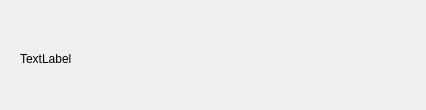
<?xml version="1.0" encoding="UTF-8"?>
<ui version="4.0">
 <class>Inform</class>
 <widget class="QWidget" name="Inform">
  <property name="geometry">
   <rect>
    <x>0</x>
    <y>0</y>
    <width>426</width>
    <height>110</height>
   </rect>
  </property>
  <property name="windowTitle">
   <string>Form</string>
  </property>
  <widget class="QLabel" name="informl">
   <property name="geometry">
    <rect>
     <x>20</x>
     <y>50</y>
     <width>451</width>
     <height>17</height>
    </rect>
   </property>
   <property name="text">
    <string>TextLabel</string>
   </property>
  </widget>
 </widget>
 <resources/>
 <connections/>
</ui>
